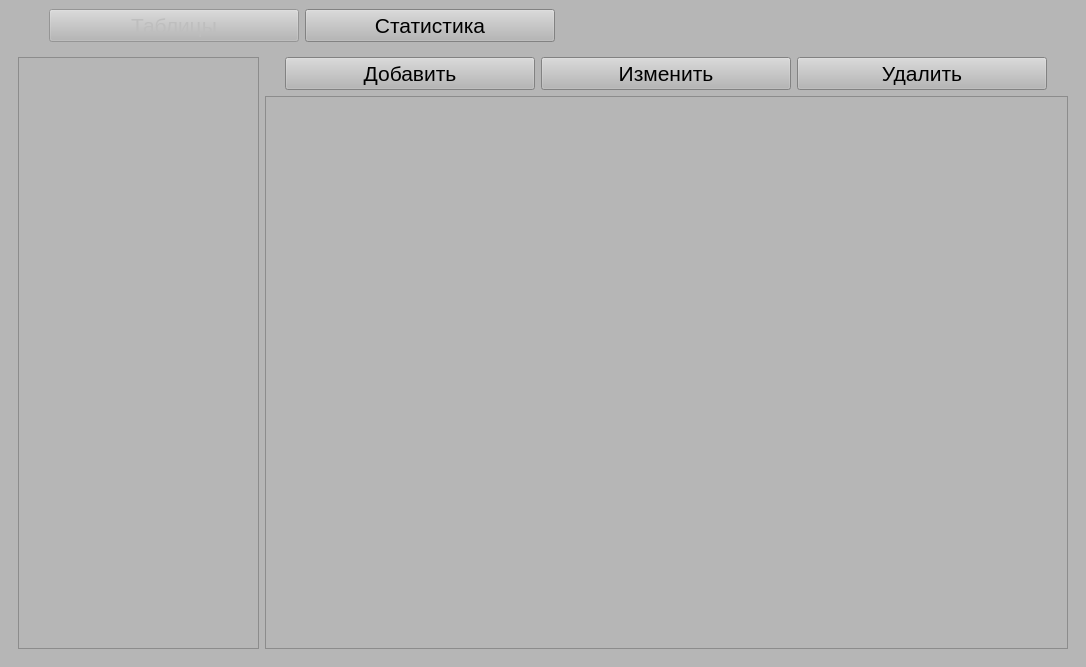
<?xml version="1.0" encoding="UTF-8"?>
<ui version="4.0">
 <class>MainWindow</class>
 <widget class="QMainWindow" name="MainWindow">
  <property name="geometry">
   <rect>
    <x>0</x>
    <y>0</y>
    <width>1086</width>
    <height>667</height>
   </rect>
  </property>
  <property name="font">
   <font>
    <family>Arial</family>
    <pointsize>16</pointsize>
   </font>
  </property>
  <property name="windowTitle">
   <string>MainWindow</string>
  </property>
  <property name="styleSheet">
   <string notr="true">background-color: rgb(182, 182, 182)</string>
  </property>
  <widget class="QWidget" name="centralwidget">
   <property name="font">
    <font>
     <family>Arial</family>
     <pointsize>16</pointsize>
    </font>
   </property>
   <layout class="QVBoxLayout" name="verticalLayout_2">
    <item>
     <layout class="QHBoxLayout" name="horizontalLayout_4">
      <item>
       <spacer name="horizontalSpacer_3">
        <property name="orientation">
         <enum>Qt::Horizontal</enum>
        </property>
        <property name="sizeType">
         <enum>QSizePolicy::Fixed</enum>
        </property>
        <property name="sizeHint" stdset="0">
         <size>
          <width>40</width>
          <height>20</height>
         </size>
        </property>
       </spacer>
      </item>
      <item>
       <widget class="QPushButton" name="ShowTables">
        <property name="enabled">
         <bool>false</bool>
        </property>
        <property name="minimumSize">
         <size>
          <width>250</width>
          <height>0</height>
         </size>
        </property>
        <property name="font">
         <font>
          <family>Arial</family>
          <pointsize>16</pointsize>
         </font>
        </property>
        <property name="text">
         <string>Таблицы</string>
        </property>
       </widget>
      </item>
      <item>
       <widget class="QPushButton" name="ShowStats">
        <property name="minimumSize">
         <size>
          <width>250</width>
          <height>0</height>
         </size>
        </property>
        <property name="font">
         <font>
          <family>Arial</family>
          <pointsize>16</pointsize>
         </font>
        </property>
        <property name="text">
         <string>Статистика</string>
        </property>
       </widget>
      </item>
      <item>
       <spacer name="horizontalSpacer_4">
        <property name="orientation">
         <enum>Qt::Horizontal</enum>
        </property>
        <property name="sizeHint" stdset="0">
         <size>
          <width>40</width>
          <height>20</height>
         </size>
        </property>
       </spacer>
      </item>
     </layout>
    </item>
    <item>
     <widget class="QStackedWidget" name="stackedWidget">
      <property name="enabled">
       <bool>true</bool>
      </property>
      <property name="font">
       <font>
        <stylestrategy>PreferDefault</stylestrategy>
        <kerning>true</kerning>
       </font>
      </property>
      <property name="currentIndex">
       <number>0</number>
      </property>
      <widget class="QWidget" name="Tables">
       <layout class="QHBoxLayout" name="horizontalLayout_3">
        <item>
         <widget class="QListWidget" name="TabelList">
          <property name="minimumSize">
           <size>
            <width>200</width>
            <height>0</height>
           </size>
          </property>
          <property name="maximumSize">
           <size>
            <width>250</width>
            <height>16777215</height>
           </size>
          </property>
          <property name="font">
           <font>
            <family>Arial</family>
            <pointsize>16</pointsize>
           </font>
          </property>
         </widget>
        </item>
        <item>
         <layout class="QVBoxLayout" name="verticalLayout">
          <item>
           <layout class="QHBoxLayout" name="horizontalLayout">
            <item>
             <spacer name="horizontalSpacer">
              <property name="orientation">
               <enum>Qt::Horizontal</enum>
              </property>
              <property name="sizeType">
               <enum>QSizePolicy::Expanding</enum>
              </property>
              <property name="sizeHint" stdset="0">
               <size>
                <width>25</width>
                <height>20</height>
               </size>
              </property>
             </spacer>
            </item>
            <item>
             <widget class="QPushButton" name="Add">
              <property name="minimumSize">
               <size>
                <width>250</width>
                <height>0</height>
               </size>
              </property>
              <property name="font">
               <font>
                <family>Arial</family>
                <pointsize>16</pointsize>
               </font>
              </property>
              <property name="text">
               <string>Добавить</string>
              </property>
             </widget>
            </item>
            <item>
             <widget class="QPushButton" name="Update">
              <property name="minimumSize">
               <size>
                <width>250</width>
                <height>0</height>
               </size>
              </property>
              <property name="font">
               <font>
                <family>Arial</family>
                <pointsize>16</pointsize>
               </font>
              </property>
              <property name="text">
               <string>Изменить</string>
              </property>
             </widget>
            </item>
            <item>
             <widget class="QPushButton" name="Delete">
              <property name="minimumSize">
               <size>
                <width>250</width>
                <height>0</height>
               </size>
              </property>
              <property name="font">
               <font>
                <family>Arial</family>
                <pointsize>16</pointsize>
               </font>
              </property>
              <property name="text">
               <string>Удалить</string>
              </property>
             </widget>
            </item>
            <item>
             <spacer name="horizontalSpacer_2">
              <property name="orientation">
               <enum>Qt::Horizontal</enum>
              </property>
              <property name="sizeType">
               <enum>QSizePolicy::Expanding</enum>
              </property>
              <property name="sizeHint" stdset="0">
               <size>
                <width>25</width>
                <height>20</height>
               </size>
              </property>
             </spacer>
            </item>
           </layout>
          </item>
          <item>
           <widget class="QTableWidget" name="Table">
            <property name="font">
             <font>
              <family>Arial</family>
              <pointsize>16</pointsize>
             </font>
            </property>
            <property name="editTriggers">
             <set>QAbstractItemView::NoEditTriggers</set>
            </property>
            <property name="selectionMode">
             <enum>QAbstractItemView::SingleSelection</enum>
            </property>
            <property name="selectionBehavior">
             <enum>QAbstractItemView::SelectRows</enum>
            </property>
            <property name="textElideMode">
             <enum>Qt::ElideNone</enum>
            </property>
            <attribute name="horizontalHeaderVisible">
             <bool>true</bool>
            </attribute>
            <attribute name="horizontalHeaderMinimumSectionSize">
             <number>60</number>
            </attribute>
            <attribute name="horizontalHeaderDefaultSectionSize">
             <number>200</number>
            </attribute>
            <attribute name="verticalHeaderVisible">
             <bool>false</bool>
            </attribute>
           </widget>
          </item>
         </layout>
        </item>
       </layout>
      </widget>
      <widget class="QWidget" name="Stats">
       <widget class="QPushButton" name="pushButton">
        <property name="geometry">
         <rect>
          <x>450</x>
          <y>250</y>
          <width>75</width>
          <height>24</height>
         </rect>
        </property>
        <property name="text">
         <string>STATbl</string>
        </property>
       </widget>
       <widget class="QWidget" name="verticalLayoutWidget">
        <property name="geometry">
         <rect>
          <x>139</x>
          <y>89</y>
          <width>281</width>
          <height>181</height>
         </rect>
        </property>
        <layout class="QVBoxLayout" name="dada">
         <item>
          <widget class="QLineEdit" name="lineEdit"/>
         </item>
         <item>
          <widget class="QComboBox" name="comboBox">
           <item>
            <property name="text">
             <string>a</string>
            </property>
           </item>
           <item>
            <property name="text">
             <string>b</string>
            </property>
           </item>
          </widget>
         </item>
         <item>
          <widget class="QDateEdit" name="dateEdit">
           <property name="date">
            <date>
             <year>2023</year>
             <month>12</month>
             <day>8</day>
            </date>
           </property>
          </widget>
         </item>
        </layout>
       </widget>
      </widget>
     </widget>
    </item>
   </layout>
  </widget>
 </widget>
 <resources/>
 <connections/>
</ui>
